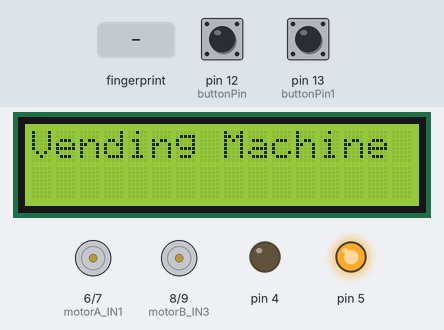
Recording of a sketch running on a simulated Arduino Uno, built with avr-gcc and run on an emulated ATmega328P. Shown: 16×2 character LCD, motor-driver pin pairs drawn as motors (green arrow = first pin HIGH = forward, orange = second pin HIGH = backward, longer = more drive), output pins drawn as LEDs (lit = HIGH). Inputs (shaded band) come from the test bench; at power-on: pin 13 (buttonPin1) HIGH, pin 12 (buttonPin) HIGH. What the sketch prints to the serial monitor is not drawn.

Above: at 3.4 s.
3.5 s: finger stored as number 1 placed on the sensor
At 4.3 s:
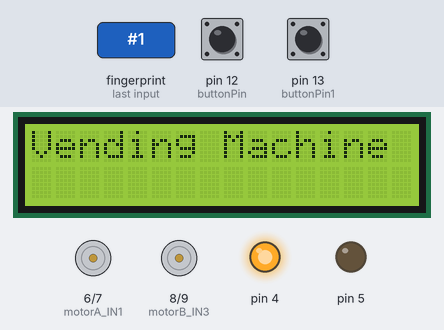
6.3 s: pin 13 (buttonPin1) pulled LOW for 0.15 s
At 7.1 s:
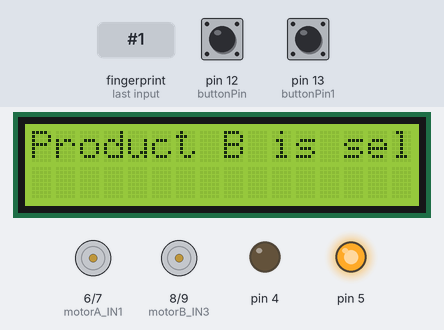
12.4 s: finger stored as number 1 placed on the sensor
15.4 s: pin 12 (buttonPin) pulled LOW for 3.2 s
At 17.4 s:
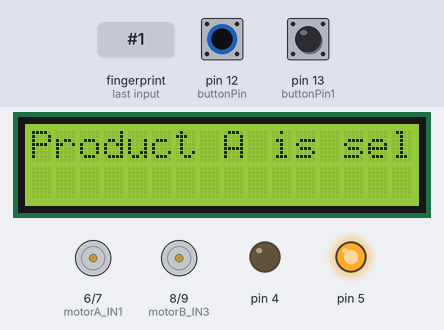
Timing chart, 0 to 24.1 s (numbered marks = the images above; inputs shaded):
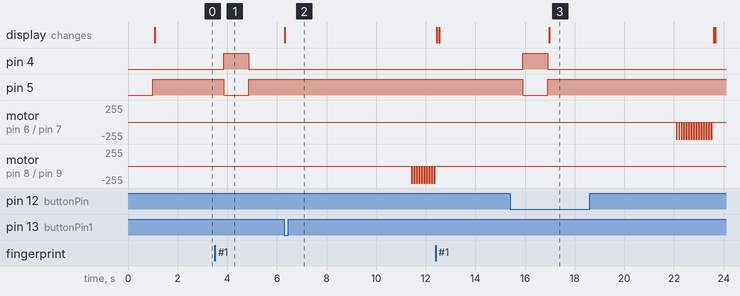

The sketch:

Vending_machine_arduino_code.ino
```cpp
//ThatsEngineering
//Sending Data from Arduino to NodeMCU Via Serial Communication
//Arduino code


#include <Adafruit_Fingerprint.h>

#include <SoftwareSerial.h>
#include <ArduinoJson.h>

//Initialise Arduino to NodeMCU (5=Rx & 6=Tx)

SoftwareSerial mySerial(2, 3);

#include  <Wire.h>
#include  <LiquidCrystal_I2C.h>

LiquidCrystal_I2C lcd(0x27, 16, 2); // set the LCD address to 0x27 for a 16 chars and 2 line display


//Initialise Arduino to NodeMCU (5=Rx & 6=Tx)
SoftwareSerial nodemcu(10, 11);

//Initialisation of DHT11 Sensor

int id;
String product;
int value;


//const int ledPin = 13;// We will use the internal LED
const int buttonPin = 12;// the pin our push button is on
const int buttonPin1 = 13;// the pin our push button is on

int digitalVal;
int digitalVal1;

int motorA_IN1 = 6;// motor a
int motorA_IN2 = 7;//motor a


int motorB_IN3 = 8;// motor b
int motorB_IN4 = 9; //motor b
int rot1 = 15;
int rot2 = 10;


Adafruit_Fingerprint finger = Adafruit_Fingerprint(&mySerial);

void setup()
{
  Serial.println("Program started");

  Serial.begin(9600);
  nodemcu.begin(9600);
  delay(1000);

  Serial.println("node mcu");


  pinMode(4, OUTPUT);
  pinMode(5, OUTPUT);
  digitalWrite(5, HIGH);
  digitalWrite(4, LOW);

  pinMode(motorA_IN1, OUTPUT);
  pinMode(motorA_IN2, OUTPUT);
  pinMode(motorB_IN3, OUTPUT);
  pinMode(motorB_IN4, OUTPUT);

  pinMode(buttonPin, INPUT_PULLUP); // Set the Tilt Switch as an input
  pinMode(buttonPin1, INPUT_PULLUP); // Set the Tilt Switch as an input

  lcd.init();                      // initialize the lcd
  lcd.backlight();
  lcd.clear();
  lcd.setCursor(0, 0);
  lcd.print("Vending Machine");

  Serial.println("lcd on");


  while (!Serial);  // For Yun/Leo/Micro/Zero/...
  delay(100);
  Serial.println("\n\nAdafruit finger detect test");

  // set the data rate for the sensor serial port
  finger.begin(57600);

  if (finger.verifyPassword()) {
    Serial.println("Found fingerprintln sensor!");
  } else {
    Serial.println("Did not find fingerprintln sensor :(");
    while (1) {
      delay(1);
    }
  }

  finger.getTemplateCount();
  Serial.println("Sensor contains "); Serial.println(finger.templateCount); Serial.println(" templates");
  Serial.println("Waiting for valid finger...");


  Serial.println("Program started");

}

void loop()                     // run over and over again
{
  Serial.println("loop on");
  int x;
  StaticJsonBuffer<1000> jsonBuffer;
  JsonObject& data = jsonBuffer.createObject();


  Serial.println("Please scan the fingerprintln to verify yourself");
  x = getFingerprintIDez();

  Serial.println(x);
  delay(50);            //don't ned to run this at full speed.

  digitalWrite(11, HIGH);
  digitalWrite(buttonPin, HIGH);
  digitalVal = digitalRead(buttonPin); // Take a reading

  digitalWrite(12, HIGH);
  digitalWrite(buttonPin1, HIGH);
  digitalVal1 = digitalRead(buttonPin1); // Take a reading

  if (x == 8)
  {
    id = 63;
    lcd.clear();
    lcd.println("Welcome 1706063");
  }
  if (x == 9)
  {
    id = 49;
    lcd.clear();
    lcd.println("Welcome 1706049");
  }
  if (x == 7)
  {
    id = 49;
    lcd.clear();
    lcd.println("Welcome 1706049");
  }


  while (x > 0)
  {

    digitalVal = digitalRead(buttonPin);
    digitalVal1 = digitalRead(buttonPin1);
    if (digitalVal == LOW)
    {
      //digitalWrite(ledPin, HIGH); //Turn the LED on
      Serial.println(digitalVal);
      //digitalWrite(ledPin, HIGH); //Turn the LED on

      lcd.clear();
      lcd.println("Product A is selected");
      Serial.println("Product A is selected  ");
      product = "A";
      value = 100;
      delay(100);

      delay(5000);
      int k = 0;
      while (k < rot1) {
        //analogWrite(motorA_PWM, spd);
        digitalWrite(motorA_IN1, LOW);
        digitalWrite(motorA_IN2, HIGH);

        delay(50);
        digitalWrite(motorA_IN1, LOW);
        digitalWrite(motorA_IN2, LOW);
        delay(50);
        k = k + 1;
      }
      Serial.println(" Motor turned on");

      lcd.clear();
      lcd.println("Product deliverd");
      lcd.clear();
      delay(50);
      lcd.println("Vending Machine");
      delay(1000);
      Serial.println(" Verified. Product will be down in a short time");
      break;
    }

    if (digitalVal1 == LOW)
    {
      //digitalWrite(ledPin, HIGH); //Turn the LED on
      Serial.println(digitalVal1);
      //digitalWrite(ledPin, HIGH); //Turn the LED on
      lcd.clear();
      lcd.println("Product B is selected");
      Serial.println("Product B is selected  ");
      delay(100);
      Serial.println("Product B is selected  ");

      product = "B";
      value = 150;

      delay(5000);
      int k = 0;
      while (k < rot2) {
        //analogWrite(motorA_PWM, spd);
        digitalWrite(motorB_IN3, LOW);
        digitalWrite(motorB_IN4, HIGH);

        delay(50);
        digitalWrite(motorB_IN3, LOW);
        digitalWrite(motorB_IN4, LOW);
        delay(50);
        k = k + 1;
      }
      lcd.clear();
      lcd.println("Product deliverd");
      lcd.clear();
      delay(50);
      lcd.println("Vending Machine");
      Serial.println(" Verified. Product will be down in a short time");

      break;
    }


  }
  if (x > 0) {

    //Obtain Temp and Hum data
    //Assign collected data to JSON Object
    data["ID"] = id;
    data["Product"] = product;
    data["Value"] = value;

    Serial.println(id);
    Serial.println(value);
    Serial.println(product);


    //Send data to NodeMCU
    data.printTo(nodemcu);
    jsonBuffer.clear();

    delay(2000);
    finger.begin(57600);


  }

}
uint8_t getFingerprintID() {


  uint8_t p = finger.getImage();
  switch (p) {
    case FINGERPRINT_OK:
      Serial.println("Image taken");
      break;
    case FINGERPRINT_NOFINGER:
      Serial.println("No finger detected");
      return p;
    case FINGERPRINT_PACKETRECIEVEERR:
      Serial.println("Communication error");
      return p;
    case FINGERPRINT_IMAGEFAIL:
      Serial.println("Imaging error");
      return p;
    default:
      Serial.println("Unknown error");
      return p;
  }

  // OK success!

  p = finger.image2Tz();
  switch (p) {
    case FINGERPRINT_OK:
      Serial.println("Image converted");
      break;
    case FINGERPRINT_IMAGEMESS:
      Serial.println("Image too messy");
      return p;
    case FINGERPRINT_PACKETRECIEVEERR:
      Serial.println("Communication error");
      return p;
    case FINGERPRINT_FEATUREFAIL:
      Serial.println("Could not find fingerprint features");
      return p;
    case FINGERPRINT_INVALIDIMAGE:
      Serial.println("Could not find fingerprint features");
      return p;
    default:
      Serial.println("Unknown error");
      return p;
  }

  // OK converted!
  p = finger.fingerFastSearch();
  if (p == FINGERPRINT_OK) {
    Serial.println("Found a print match!");
  } else if (p == FINGERPRINT_PACKETRECIEVEERR) {
    Serial.println("Communication error");
    return p;
  } else if (p == FINGERPRINT_NOTFOUND) {
    Serial.println("Did not find a match");
    return p;
  } else {
    Serial.println("Unknown error");
    return p;
  }

  // found a match!
  Serial.print("Found ID #"); Serial.print(finger.fingerID);
  Serial.print(" with confidence of "); Serial.println(finger.confidence);

  return finger.fingerID;
}

// returns -1 if failed, otherwise returns ID #
int getFingerprintIDez() {
  uint8_t p = finger.getImage();
  if (p != FINGERPRINT_OK)  return -1;

  p = finger.image2Tz();
  if (p != FINGERPRINT_OK)  return -1;

  p = finger.fingerFastSearch();
  if (p != FINGERPRINT_OK)  return -1;

  // found a match!
  digitalWrite(5, LOW);
  digitalWrite(4, HIGH);
  delay(1000);
  digitalWrite(4, LOW);
  digitalWrite(5, HIGH);

  Serial.print("Found ID #"); Serial.print(finger.fingerID);
  Serial.print(" with confidence of "); Serial.println(finger.confidence);
  return finger.fingerID;
}
```

Measured:
- after the input at 3.5 s, pin 4: LOW → HIGH after 0.37 s, → LOW 1.0 s later; pin 5: HIGH → LOW after 0.37 s, → HIGH 1.0 s later
- after the input at 6.3 s, motor on pin 8 (motorB_IN3) / pin 9 (motorB_IN4): alternates backward 255/255 for 0.05 s and stopped for 0.05 s, starting after 5.1 s; the display: changes at once (image 2)
- after the input at 15.4 s, motor on pin 6 (motorA_IN1) / pin 7 (motorA_IN2): alternates backward 255/255 for 0.05 s and stopped for 0.05 s, 30 changes in all, then stays stopped, starting after 6.7 s; the display: changes after 1.6 s (image 3)
